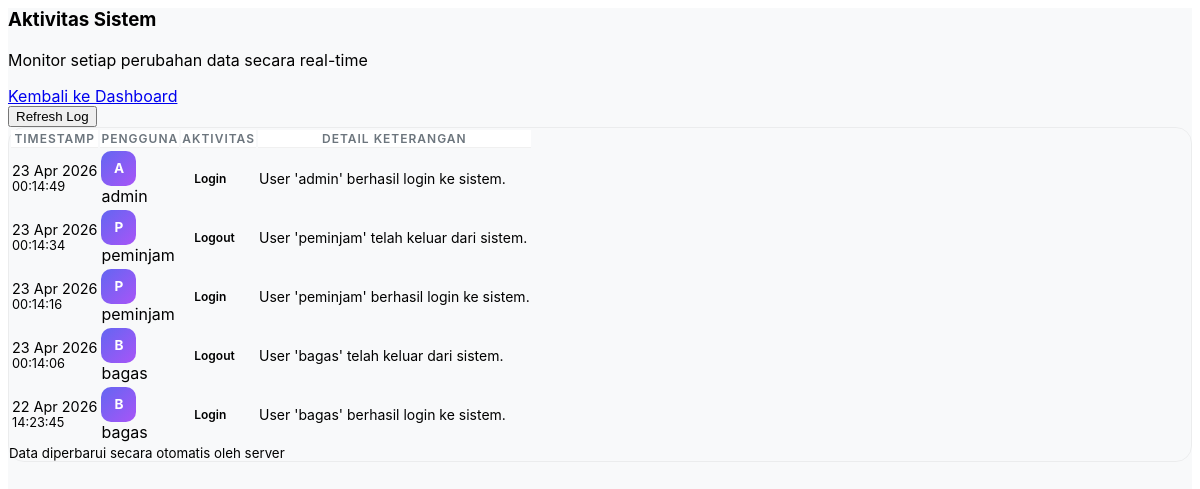
Screenshot of /index.php?page=log-aktivitas (signed in) with the database file from the repository.
### tables this page shows
CREATE TABLE `log_aktivitas` (
  `id` int(11) NOT NULL,
  `user_id` int(11) DEFAULT NULL,
  `aksi` varchar(255) DEFAULT NULL,
  `keterangan` text DEFAULT NULL,
  `tanggal` timestamp NOT NULL DEFAULT current_timestamp()
);

CREATE TABLE `users` (
  `id` int(11) NOT NULL,
  `username` varchar(50) DEFAULT NULL,
  `password` varchar(255) DEFAULT NULL,
  `role` enum('admin','petugas','peminjam') DEFAULT NULL
);

### Controllers/AdminController.php (called while the page is built, shortened)
<?php
class AdminController {
    private $db;
    public function __construct($db) {
        $this->db = $db;
    }
public function indexLog() {
    $query = "SELECT l.*, u.username FROM log_aktivitas l
              LEFT JOIN users u ON l.user_id = u.id
              ORDER BY l.tanggal DESC";
    $logs = $this->db->query($query);
    require 'views/admin/log_aktivitas.php';
}
}
?>

### views/admin/log_aktivitas.php (the view, shortened to what this page needs)
<div class="log-container py-5">
    <div class="container">
        <div class="row align-items-center mb-4">
            <div class="col-md-6">
                <h3 class="fw-bold text-dark m-0">Aktivitas Sistem</h3>
                <p class="text-muted small mb-0">Monitor setiap perubahan data secara real-time</p>
            </div>
            <a href="index.php?page=dashboard" class="btn btn-link text-decoration-none text-muted">
            <i class="bi bi-arrow-left me-1"></i> Kembali ke Dashboard</a>
            <div class="col-md-6 text-md-end mt-3 mt-md-0">
                <button class="btn btn-white shadow-sm border" onclick="location.reload()">
                    <i class="bi bi-arrow-clockwise"></i> Refresh Log
                </button>
            </div>
        </div>
        <div class="card card-log shadow-sm">
            <div class="table-responsive">
                <table class="table align-middle mb-0">
                    <thead>
                        <tr>
                            <th class="ps-4 py-3">Timestamp</th>
                            <th>Pengguna</th>
                            <th>Aktivitas</th>
                            <th>Detail Keterangan</th>
                        </tr>
                    </thead>
                    <tbody>
                        <?php if ($logs->num_rows > 0): ?>
                            <?php while($row = $logs->fetch_assoc()): ?>
                            <tr class="row-hover">
                                <td class="ps-4">
                                    <div class="d-flex align-items-center">
                                        <div class="ms-1">
                                            <div class="text-dark fw-semibold" style="font-size: 0.9rem;">
                                                <?= date('d M Y', strtotime($row['tanggal'])); ?>
                                            </div>
                                            <div class="text-muted" style="font-size: 0.8rem;">
                                                <?= date('H:i:s', strtotime($row['tanggal'])); ?>
                                            </div>
                                        </div>
                                    </div>
                                </td>
                                <td>
                                    <div class="d-flex align-items-center">
                                        <div class="user-avatar me-3 shadow-sm">
                                            <?= strtoupper(substr($row['username'] ?? 'S', 0, 1)); ?>
                                        </div>
                                        <span class="text-dark fw-medium"><?= $row['username'] ?? 'System Admin'; ?></span>
                                    </div>
                                </td>
                                <td>
                                    <?php
                                        $aksi = strtolower($row['aksi']);
                                        $style = "bg-secondary text-white";
                                        if(strpos($aksi, 'tambah') !== false) $style = "bg-success-subtle text-success";
                                        else if(strpos($aksi, 'hapus') !== false) $style = "bg-danger-subtle text-danger";
                                        else if(strpos($aksi, 'edit') !== false || strpos($aksi, 'update') !== false) $style = "bg-primary-subtle text-primary";
                                        else if(strpos($aksi, 'login') !== false) $style = "bg-warning-subtle text-warning";
                                    ?>
                                    <span class="badge-soft <?= $style ?>">
                                        <i class="bi bi-dot"></i> <?= ucfirst($row['aksi']); ?>
                                    </span>
                                </td>
                                <td class="text-muted" style="font-size: 0.875rem; max-width: 300px;">
                                    <div class="text-truncate" title="<?= $row['keterangan']; ?>">
                                        <?= $row['keterangan']; ?>
                                    </div>
                                </td>
                            </tr>
                            <?php endwhile; ?>
                        <?php endif; ?>
                    </tbody>
                </table>
            </div>
            <div class="card-footer bg-white border-0 py-3 text-center">
                <small class="text-muted italic">Data diperbarui secara otomatis oleh server</small>
            </div>
        </div>
    </div>
</div>

### views/admin/log_aktivitas.php (style rules this page uses)
.log-container { background: #f8f9fa; min-height: 100vh; font-family: 'Inter', sans-serif; }
.card-log { border-radius: 16px; border: 1px solid rgba(0,0,0,0.05); }
.table thead th { background-color: #ffffff; color: #6c757d; font-weight: 600; text-transform: uppercase; font-size: 0.75rem; letter-spacing: 1px; border-bottom: 1px solid #f0f0f0; }
.user-avatar { width: 35px; height: 35px; display: flex; align-items: center; justify-content: center; background: linear-gradient(135deg, #6366f1 0%, #a855f7 100%); color: white; border-radius: 10px; font-weight: bold; font-size: 0.85rem; }
.badge-soft { padding: 6px 12px; border-radius: 8px; font-weight: 600; font-size: 0.75rem; }

### rows the page displays
log_aktivitas: tanggal "23 Apr 2026", tanggal "00:14:49", user.username "A", user.username "admin", aksi "Login", keterangan "User 'admin' berhasil login ke sistem."
log_aktivitas: tanggal "23 Apr 2026", tanggal "00:14:34", user.username "P", user.username "peminjam", aksi "Logout", keterangan "User 'peminjam' telah keluar dari sistem."
log_aktivitas: tanggal "23 Apr 2026", tanggal "00:14:16", user.username "P", user.username "peminjam", aksi "Login", keterangan "User 'peminjam' berhasil login ke sistem."
log_aktivitas: tanggal "23 Apr 2026", tanggal "00:14:06", user.username "B", user.username "bagas", aksi "Logout", keterangan "User 'bagas' telah keluar dari sistem."
log_aktivitas: tanggal "22 Apr 2026", tanggal "14:23:45", user.username "B", user.username "bagas", aksi "Login", keterangan "User 'bagas' berhasil login ke sistem."
